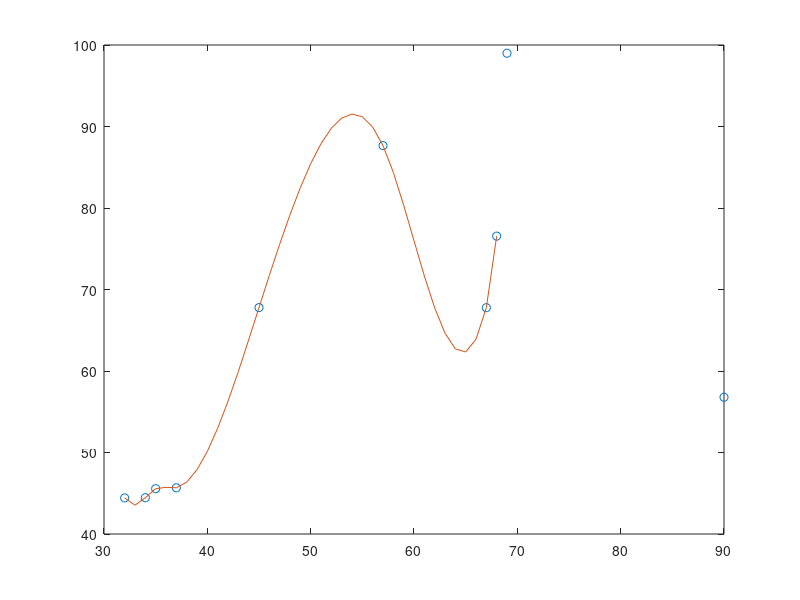

Write MATLAB code to recreate this figure.
clear; close all; clc;
t = [32 34 35 37 45 67 68 90 57 69];
sw = [44.43 44.45 45.56 45.67 67.78 67.77 76.55 56.78 87.66 98.99];
x = (32:1:68);
y = interp1(t,sw,x,'spline');
plot(t,sw,'o',x,y);